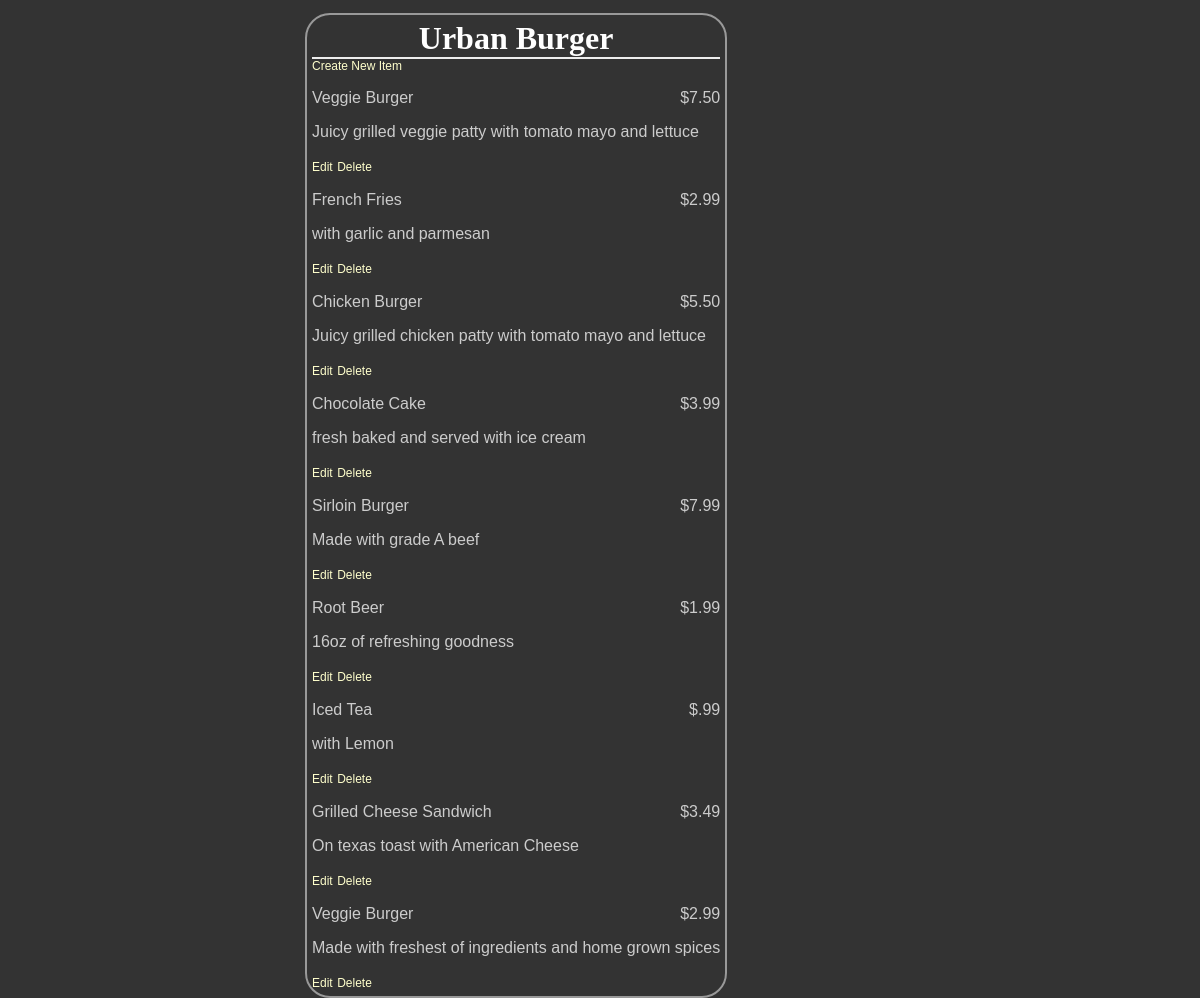
The page /restaurant/2/ on the database its author committed.
### database_setup.py (models this page shows, shortened)
class Restaurant(Base):
    __tablename__ = 'restaurant'
    name = Column(String(80), nullable = False)
    id = Column(Integer, primary_key = True)
    description = Column(String(250))
    priceRange = Column(String(25))
    cuisine = Column(String(250))

class MenuItem(Base):
    __tablename__ = 'menu_items'
    name = Column(String(80), nullable = False)
    id = Column(Integer, primary_key = True)
    course = Column(String(250))
    description = Column(String(250))
    price = Column(String(8))
    restaurant_id = Column(Integer, ForeignKey('restaurant.id'))
    restaurant = relationship(Restaurant)

### project.py (the view)
@app.route('/restaurant/<int:restaurant_id>/')
def restaurantMenu(restaurant_id):
    restaurant = session.query(Restaurant).filter_by(id = restaurant_id).one()
    items = session.query(MenuItem).filter_by(restaurant_id = restaurant.id).all()
    return render_template("menu.html",
            restaurant = restaurant,
            items = items)

### templates/menu.html (shortened to what this page needs)
<html>
<head>
	<link rel=stylesheet type=text/css href="{{ url_for('static', filename='styles.css') }}">
	</head>
	<body>
	<div class = 'pane'>
		<div class = 'header'>
		<h1>{{ restaurant.name }}</h1>
	</div>
	<a href = '{{url_for('newMenuItem', restaurant_id = restaurant.id) }}'>Create New Item</a>
		{% for i in items %}
    <div class = 'nameAndPrice'>
		<span class = 'name'><p>{{i.name}}</p></span>
		<span class = 'price'> <p>{{i.price}} </p> </span>
	</div>
	<div class = 'description'>
		<p>{{i.description}}</p>
	</div>
	<div class = "editdeletepane">
	<a href='{{url_for('editMenuItem',restaurant_id = restaurant.id, menu_id=i.id)}}' >Edit</a>
	<a href='{{url_for('deleteMenuItem', restaurant_id = restaurant.id, menu_id=i.id)}}' >
	Delete</a>
	</div>
		{% endfor %}
</div>
	</body>
</html>

### static/styles.css (style rules this page uses)
body { font-family: sans-serif; background-color: #333333 }
h1, h2, h3, h4 { color: #ffffff; }
h1, h2 { font-family: 'georgia', serif; margin: 0; }
h1 { border-bottom: 2px solid #eee; }
p, dd, dt { color: #cccccc; }
a { text-decoration: none; color: #ffffcc; font-size: .75em; }
.pane { position: absolute; left: 25%; border: 2px solid; border-radius: 25px; padding: 5px; margin: 5px; border-color: #999999; background-color: #333333 }
.header { left: 50%; text-align: center; }
.name { width: 50%; display: inline-block; float: left; }
.price { text-align: right; width: 50%; float: right; }

### rows shown on the page
Restaurant: name "Urban Burger"
MenuItem: name "Veggie Burger", price "$7.50", description "Juicy grilled veggie patty with tomato mayo and lettuce"
MenuItem: name "French Fries", price "$2.99", description "with garlic and parmesan"
MenuItem: name "Chicken Burger", price "$5.50", description "Juicy grilled chicken patty with tomato mayo and lettuce"
MenuItem: name "Chocolate Cake", price "$3.99", description "fresh baked and served with ice cream"
MenuItem: name "Sirloin Burger", price "$7.99", description "Made with grade A beef"
MenuItem: name "Root Beer", price "$1.99", description "16oz of refreshing goodness"
MenuItem: name "Iced Tea", price "$.99", description "with Lemon"
MenuItem: name "Grilled Cheese Sandwich", price "$3.49", description "On texas toast with American Cheese"
MenuItem: name "Veggie Burger", price "$2.99", description "Made with freshest of ingredients and home grown spices"
